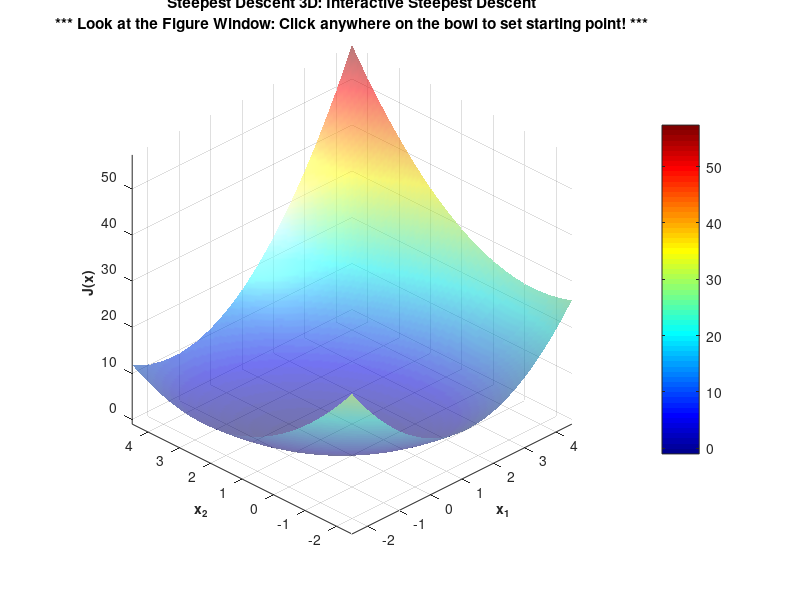

Here is the MATLAB script that generated this plot: (Note: this script raises an error after producing the figure.)
% =========================================================================
% Steepest Descent 3D: Polished Interactive Simulation
% Objective: Minimize J(x) = 0.5 * x'*A*x - x'*b (solving Ax = b)
% =========================================================================

clear; clc; close all;

% 1. Define the system matrix A (Symmetric & Positive Definite) and vector b
A = [3, 1; 
     1, 2];
b = [1; 
     2];

% Calculate the exact theoretical solution (the bottom of the bowl)
x_exact = A \ b;
J_exact = 0.5 * x_exact' * A * x_exact - x_exact' * b;

% 2. Set up a grid to plot the 3D surface of the functional J(x)
x1_range = linspace(-2.5, 4.5, 150);
x2_range = linspace(-2.5, 4.5, 150);
[X1, X2] = meshgrid(x1_range, x2_range);
J = zeros(size(X1));
for i = 1:size(X1, 1)
    for j = 1:size(X1, 2)
        x_vec = [X1(i,j); X2(i,j)];
        J(i,j) = 0.5 * x_vec' * A * x_vec - x_vec' * b;
    end
end

% 3. Set up the 3D Figure and Surface Bowl with a Nicely Framed Initial View
figure('Color', 'white', 'Position', [100, 100, 1000, 800]);

% Plot the smooth 3D surface bowl
surf(X1, X2, J, 'EdgeColor', 'none', 'FaceAlpha', 0.55);
colormap(jet);
colorbar;
hold on;
shading interp;
lighting gouraud;
camlight('headlight');
material shiny;

% Plot the exact minimum at the absolute bottom of the bowl
plot3(x_exact(1), x_exact(2), J_exact, 'bp', 'MarkerSize', 14, ...
    'MarkerFaceColor', 'b', 'DisplayName', 'Exact Minimum (x^*)');

% Graph formatting and optimized initial view angle
title({'Steepest Descent 3D: Interactive Steepest Descent', ...
       '*** Look at the Figure Window: Click anywhere on the bowl to set starting point! ***'}, ...
       'FontSize', 11, 'FontWeight', 'bold');
xlabel('x_1', 'FontSize', 10, 'FontWeight', 'bold');
ylabel('x_2', 'FontSize', 10, 'FontWeight', 'bold');
zlabel('J(x)', 'FontSize', 10, 'FontWeight', 'bold');
grid on;

% Polished initial camera framing and perspective
view(-45, 30); 
axis tight;
axis vis3d;

% 4. Interactive Starting Point via ginput
fprintf('-----------------------------------------------------\n');
fprintf(' Waiting for input: Click anywhere on the 3D bowl...\n');
fprintf('-----------------------------------------------------\n');

[click_x1, click_x2] = ginput(1);

x_current = [click_x1; click_x2];
J_current = 0.5 * x_current' * A * x_current - x_current' * b;

fprintf(' Starting point selected: x1 = %.2f, x2 = %.2f\n', x_current(1), x_current(2));
fprintf(' Go to your Command Window and press [Enter] to take each step!\n\n');

% Draw the initial contour ellipse at the starting point
contour3(X1, X2, J, [J_current, J_current], 'LineWidth', 1.5, 'Color', [0.1 0.1 0.1]);

% Create handles for the live straight-line path and current position marker
h_path = plot3(x_current(1), x_current(2), J_current, 'r-', 'LineWidth', 2.5, ...
    'DisplayName', 'Straight-Line Path');
h_current = plot3(x_current(1), x_current(2), J_current, 'ko', 'MarkerSize', 11, ...
    'MarkerFaceColor', 'y', 'DisplayName', 'Current Position');

legend('Location', 'northeast');

max_iter = 15;
tolerance = 1e-6;

% 5. Step-by-Step Interactive Loop
for k = 1:max_iter
    % Compute the gradient (Jacobian): grad_J = A*x - b
    grad_J = A * x_current - b;
    
    % Check if we've reached the bottom
    if norm(grad_J) < tolerance
        fprintf('\nConvergence reached! You hit the bottom of the bowl.\n');
        break;
    end
    
    % Search direction is the negative gradient (steepest descent) -> Straight line vector
    v = -grad_J;
    
    % Calculate the exact optimal step size (alpha)
    alpha = (v' * v) / (v' * A * v);
    
    % Target position at the end of this straight-line search
    x_next = x_current + alpha * v;
    
    % Pause execution and wait for user to press Enter in the Command Window
    input(sprintf('Iteration %2d: Press [Enter] to draw straight line...', k));

    % Smooth Animation: Draw the straight line step-by-step
    num_substeps = 30;
    for s = 1:num_substeps
        fraction = s / num_substeps;
        x_sub = x_current + fraction * (alpha * v);
        J_sub = 0.5 * x_sub' * A * x_sub - x_sub' * b;
        
        % Update current position marker
        set(h_current, 'XData', x_sub(1), 'YData', x_sub(2), 'ZData', J_sub);
        
        % Append point to the visible straight-line path
        curr_X = get(h_path, 'XData');
        curr_Y = get(h_path, 'YData');
        curr_Z = get(h_path, 'ZData');
        
        set(h_path, 'XData', [curr_X, x_sub(1)], ...
                  'YData', [curr_Y, x_sub(2)], ...
                  'ZData', [curr_Z, J_sub]);
              
        drawnow;
        pause(0.01);
    end
    
    % Once small steps complete, draw and leave behind the contour ellipse at the new point
    J_next = 0.5 * x_next' * A * x_next - x_next' * b;
    contour3(X1, X2, J, [J_next, J_next], 'LineWidth', 1.5, 'Color', [0.1 0.1 0.1]);
    
    % Move current reference forward
    x_current = x_next;
end

fprintf('\nSimulation complete!\n');
hold off;
